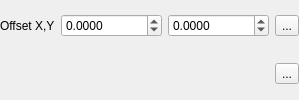
                       <widget class="QFrame" name="mPlacementOffsetFrame">
                        <property name="minimumSize">
                         <size>
                          <width>0</width>
                          <height>0</height>
                         </size>
                        </property>
                        <property name="frameShape">
                         <enum>QFrame::NoFrame</enum>
                        </property>
                        <property name="frameShadow">
                         <enum>QFrame::Raised</enum>
                        </property>
                        <layout class="QGridLayout" name="gridLayout_15">
                         <property name="verticalSpacing">
                          <number>12</number>
                         </property>
                         <property name="margin">
                          <number>0</number>
                         </property>
                         <item row="0" column="2">
                          <widget class="QgsDoubleSpinBox" name="mPointOffsetYSpinBox">
                           <property name="sizePolicy">
                            <sizepolicy hsizetype="Preferred" vsizetype="Fixed">
                             <horstretch>0</horstretch>
                             <verstretch>0</verstretch>
                            </sizepolicy>
                           </property>
                           <property name="prefix">
                            <string/>
                           </property>
                           <property name="suffix">
                            <string/>
                           </property>
                           <property name="decimals">
                            <number>4</number>
                           </property>
                           <property name="minimum">
                            <double>-9999999.000000000000000</double>
                           </property>
                           <property name="maximum">
                            <double>9999999.000000000000000</double>
                           </property>
                           <property name="singleStep">
                            <double>0.100000000000000</double>
                           </property>
                          </widget>
                         </item>
                         <item row="0" column="3">
                          <widget class="QgsDataDefinedButton" name="mPointOffsetDDBtn">
                           <property name="text">
                            <string>...</string>
                           </property>
                          </widget>
                         </item>
                         <item row="1" column="3">
                          <widget class="QgsDataDefinedButton" name="mPointOffsetUnitsDDBtn">
                           <property name="text">
                            <string>...</string>
                           </property>
                          </widget>
                         </item>
                         <item row="0" column="1">
                          <widget class="QgsDoubleSpinBox" name="mPointOffsetXSpinBox">
                           <property name="sizePolicy">
                            <sizepolicy hsizetype="Preferred" vsizetype="Fixed">
                             <horstretch>0</horstretch>
                             <verstretch>0</verstretch>
                            </sizepolicy>
                           </property>
                           <property name="prefix">
                            <string/>
                           </property>
                           <property name="suffix">
                            <string/>
                           </property>
                           <property name="decimals">
                            <number>4</number>
                           </property>
                           <property name="minimum">
                            <double>-9999999.000000000000000</double>
                           </property>
                           <property name="maximum">
                            <double>9999999.000000000000000</double>
                           </property>
                           <property name="singleStep">
                            <double>0.100000000000000</double>
                           </property>
                          </widget>
                         </item>
                         <item row="0" column="0">
                          <widget class="QLabel" name="label_15">
                           <property name="sizePolicy">
                            <sizepolicy hsizetype="Maximum" vsizetype="Preferred">
                             <horstretch>0</horstretch>
                             <verstretch>0</verstretch>
                            </sizepolicy>
                           </property>
                           <property name="text">
                            <string>Offset X,Y</string>
                           </property>
                          </widget>
                         </item>
                         <item row="1" column="1" colspan="2">
                          <widget class="QgsUnitSelectionWidget" name="mPointOffsetUnitWidget" native="true"/>
                         </item>
                        </layout>
                       </widget>
